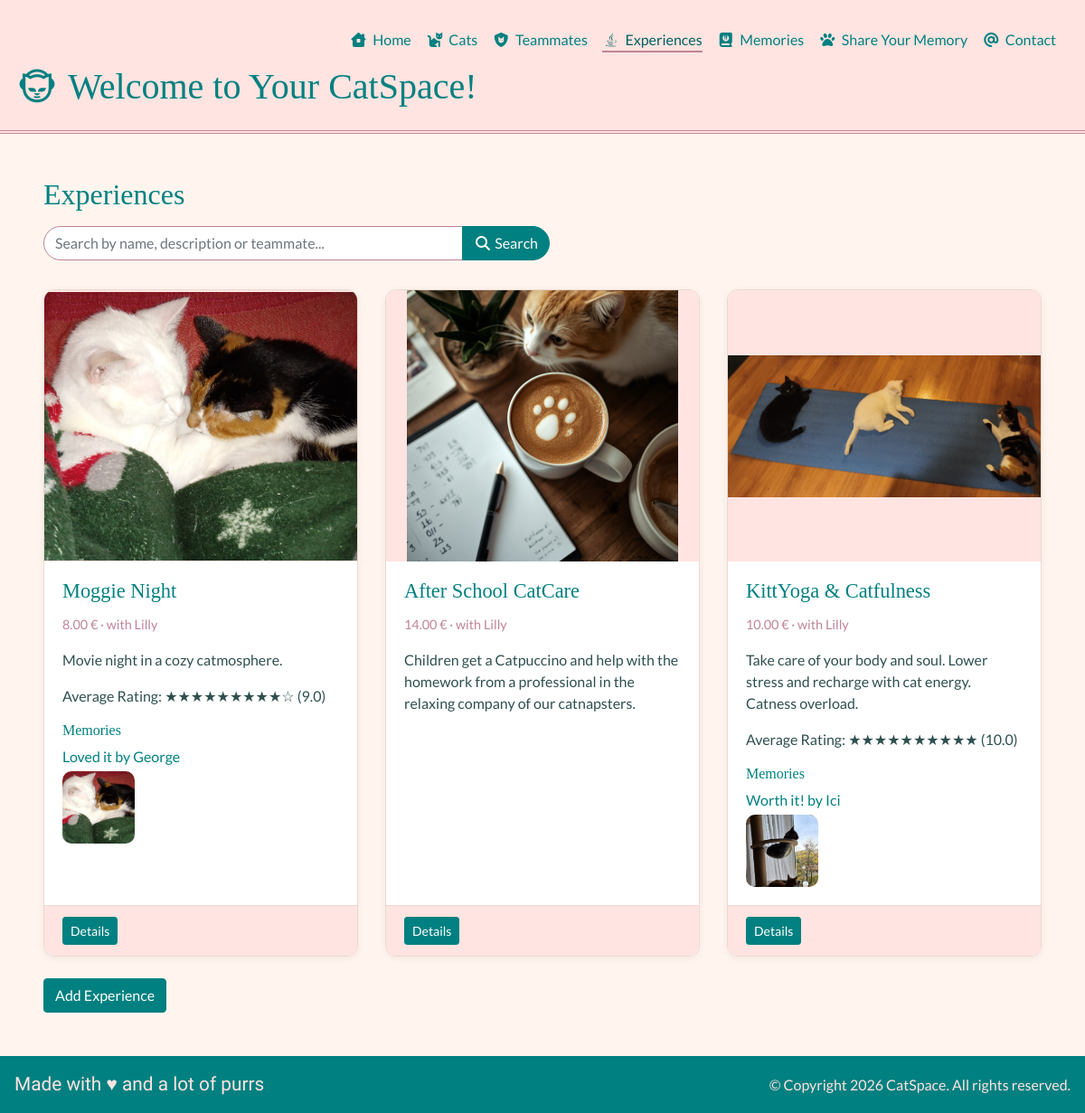
/experiences/, run on an earlier commit of the app's database.
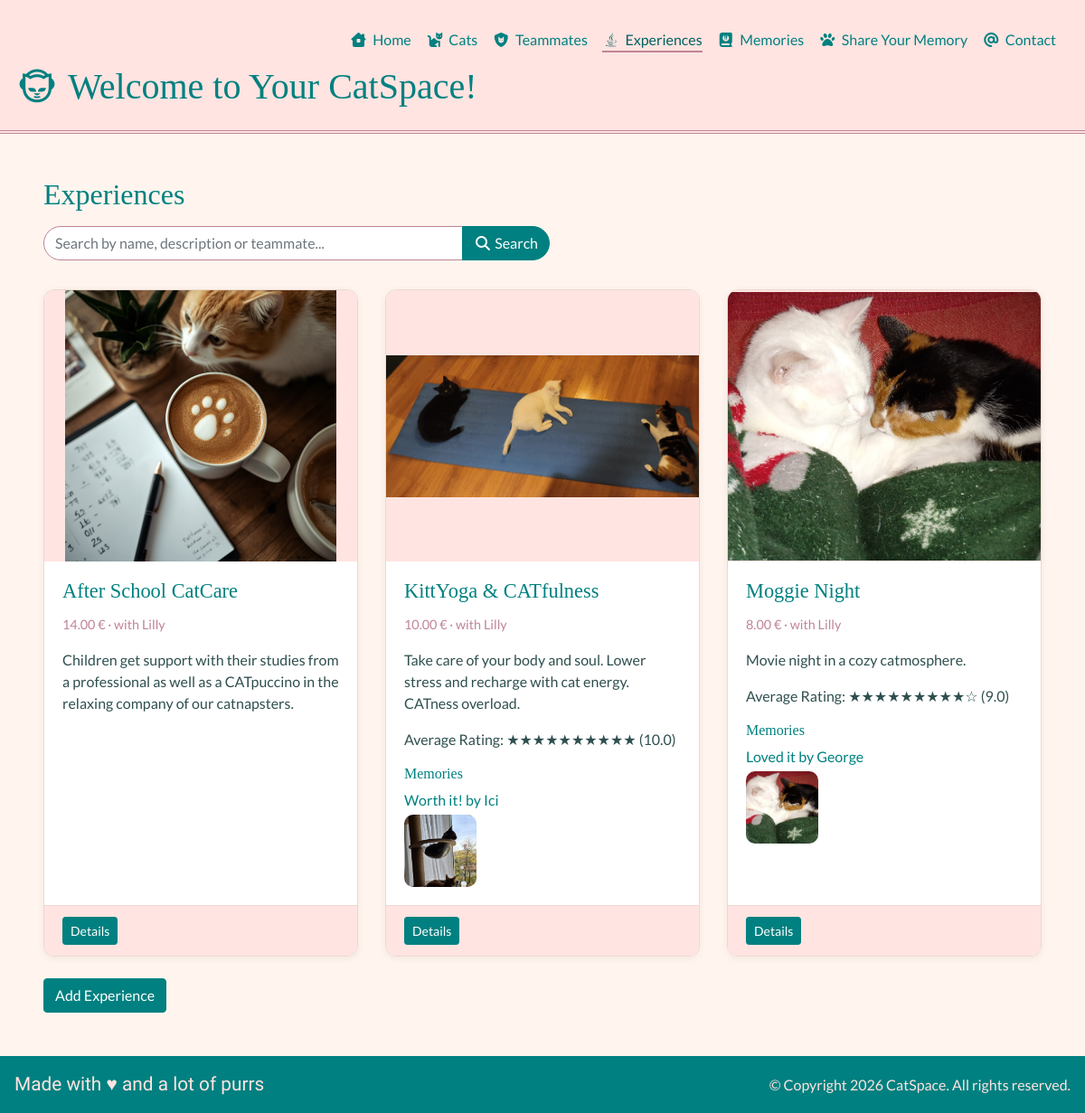
And on a later commit of the database.
### experiences/models.py (models this page shows, shortened)
class Experience(TimeStampMixin):
    name = models.CharField(max_length=30, unique=True)
    description = models.TextField(blank=True)
    cover_image_url = models.URLField(null=True, blank=True)
    price = models.DecimalField(max_digits=5, decimal_places=2, validators=[MinValueValidator(0)])
    teammate = models.ForeignKey("teammates.Teammate", on_delete=models.SET_NULL, null=True, blank=True,
                                 related_name="experiences")
    is_available = models.BooleanField(default=True, blank=True)
    slug = models.SlugField(blank=True, unique=True)
    class Meta:
        ordering = ["-updated_at"]
    def __str__(self) -> str:
        return self.name

### teammates/models.py (models this page shows)
class Teammate(TimeStampMixin):
    name = models.CharField(max_length=30)
    description = models.TextField(blank=True)
    email = models.EmailField(max_length=100, unique=True)
    phone = PhoneNumberField(region="BG", blank=True, null=True)
    image_url = models.URLField(blank=True, null=True)
    username = models.CharField(max_length=30, unique=True, validators=[RegexValidator(r"^\w+\Z")])
    def __str__(self) -> str:
        return self.name
    class Meta:
        ordering = ["created_at"]

### memories/models.py (models this page shows)
class Memory(TimeStampMixin):
    title = models.CharField(max_length=30)
    author = models.CharField(max_length=30)
    description = models.TextField(blank=True)
    image = models.ImageField(upload_to="memories/", null=True, blank=True)
    rating = models.PositiveSmallIntegerField(validators=[MinValueValidator(1), MaxValueValidator(10)],
                                              null=True, blank=True)
    experience = models.ForeignKey("experiences.Experience", on_delete=models.SET_NULL, related_name="memories",
                                   null=True, blank=True)
    cats = models.ManyToManyField("cats.Cat", related_name="memories", blank=True)
    class Meta:
        ordering = ["-updated_at"]
    def __str__(self) -> str:
        return f"{self.title} by {self.author}"
    def get_absolute_url(self):
        return reverse("memories:detail", kwargs={"pk": self.pk})

### experiences/views.py (the view)
# urls.py: path("", views.ExperienceList.as_view(), name="list"),
class ExperienceList(ListView):
    paginate_by = 6
    def get_queryset(self):
        queryset = (Experience.objects.filter(is_available=True).select_related("teammate").prefetch_related("memories")
                    .annotate(avg_rating=Avg("memories__rating")).order_by("-updated_at"))
        q = self.request.GET.get("query")
        if q:
            q = q.strip()
            queryset = queryset.filter(
                Q(name__icontains=q) | Q(description__icontains=q) | Q(teammate__name__icontains=q))
        return queryset

### memories/templatetags/memory_extras.py (called while the page is built)
@register.filter
def stars(value):
    max_stars = 10
    if not value:
        return "Not rated yet"
    value = round(float(value))
    return "★" * value + "☆" * (max_stars - value)

### templates/experiences/experience_list.html (shortened to what this page needs)
{% extends "base.html" %}
{% load memory_extras %}
{% load static %}
{% block content %}
    <h2>Experiences</h2>
    <form method="get" class="search-form" role="search">
        <div class="input-group">
            <input type="search" name="query" value="{{ request.GET.query }}" class="form-control"
                   placeholder="Search by name, description or teammate..." aria-label="Search experiences">
            <div class="input-group-append">
                <button class="btn btn-primary" type="submit"><i class="fa-solid fa-magnifying-glass"></i> Search</button>
            </div>
        </div>
    </form>
    <section class="row card-list">
        {% for experience in experience_list %}
            <article class="col-md-6 col-lg-4 mb-4">
                <div class="card h-100">
                    {% if experience.cover_image_url %}
                        <a href="{{ experience.cover_image_url }}" target="_blank">
                            <img src="{{ experience.cover_image_url }}" alt="{{ experience }}" class="card-img-top">
                        </a>
                    {% else %}
                        <div class="card-img-placeholder"><i class="fa-solid fa-mug-hot"></i></div>
                    {% endif %}
                    <div class="card-body">
                        <h3 class="card-title">{{ experience }}</h3>
                        <p class="card-meta">{{ experience.price }} &euro;
                            {% if experience.teammate %}&middot; with {{ experience.teammate }}{% endif %}</p>
                        {% if experience.description %}
                            <p>{{ experience.description }}</p>
                        {% endif %}
                        {% if experience.avg_rating and experience.avg_rating >= 8 %}
                            <p>Average Rating: {{ experience.avg_rating|stars }}
                                ({{ experience.avg_rating|floatformat:1 }})</p>
                        {% endif %}
                        {% if experience.memories.all %}
                            <h4 class="card-subheading">Memories</h4>
                            {% for memory in experience.memories.all %}
                                <p class="mb-1"><a href="{{ memory.get_absolute_url }}">{{ memory }}</a></p>
                            {% endfor %}
                            <div class="thumbnails">
                                {% for memory in experience.memories.all %}
                                    {% if memory.image %}
                                        <img src="{{ memory.image.url }}" alt="Memory Image">
                                    {% endif %}
                                {% endfor %}
                            </div>
                        {% endif %}
                    </div>
                    <div class="card-footer">
                        <a class="btn btn-primary btn-sm"
                           href="{% url 'experiences:detail' experience.slug %}">Details</a>
                    </div>
                </div>
            </article>
        {% endfor %}
    </section>
    <div><a class="btn btn-primary" href="{% url 'experiences:create' %}">Add Experience</a></div>
{% endblock %}

### templates/base.html (shortened to what this page needs)
{% load static %}
<!DOCTYPE html>
<html lang="en">
<head>
    <link rel="stylesheet" href="https://cdn.jsdelivr.net/npm/bootstrap@4.0.0/dist/css/bootstrap.min.css"
>
    <link rel="stylesheet" href="https://cdnjs.cloudflare.com/ajax/libs/font-awesome/7.3.1/css/all.min.css">
    <link rel="stylesheet" href="{% static 'css/styles.css' %}">
</head>
<body>
<header class="p-3">
    {% include "common/navigation.html" %}
    {% block header %}
        <h1><a href="{% url 'home' %}"><i class="fa-brands fa-napster"></i></a> Welcome to Your CatSpace!</h1>
    {% endblock %}
</header>
<main class="m-5">
    {% block content %}
    {% endblock %}
</main>
<footer class="mt-5 mb-0 p-3">
    <div class="d-flex justify-content-between align-items-center flex-wrap">
        <span class="script">Made with &hearts; and a lot of purrs</span>
        <span>&copy; Copyright {% now "Y" %} CatSpace. All rights reserved.</span>
    </div>
</footer>
</body>
</html>

### templates/common/navigation.html
{% with view_name=request.resolver_match.view_name namespace=request.resolver_match.namespace %}
    <nav class="p-3">
        <ul>
            <li><a href="{% url 'home' %}" {% if view_name == "home" %}class="active"{% endif %}>
                <i class="fa-solid fa-house-chimney-window"></i>Home</a></li>
            <li><a href="{% url 'cats:list' %}" {% if namespace == "cats" %}class="active"{% endif %}>
                <i class="fa-solid fa-cat"></i>Cats</a></li>
            <li><a href="{% url 'teammates:list' %}" {% if namespace == "teammates" %}class="active"{% endif %}>
                <i class="fa-solid fa-shield-cat"></i>Teammates</a></li>
            <li><a href="{% url 'experiences:list' %}" {% if namespace == "experiences" %}class="active"{% endif %}>
                <i class="fa-brands fa-java"></i>Experiences</a></li>
            <li><a href="{% url 'memories:list' %}" {% if namespace == "memories" and view_name != "memories:create" %}class="active"{% endif %}>
                <i class="fa-solid fa-book-journal-whills"></i>Memories</a></li>
            <li><a href="{% url 'memories:create' %}" {% if view_name == "memories:create" %}class="active"{% endif %}>
                <i class="fa-solid fa-paw"></i>Share Your Memory</a></li>
            <li><a href="{% url 'contact' %}" {% if view_name == "contact" %}class="active"{% endif %}>
                <i class="fa-solid fa-at"></i>Contact</a></li>
        </ul>
    </nav>
{% endwith %}

### static/css/styles.css (style rules this page uses)
:root { --teal: teal; --teal-dark: #006060; --rose: mistyrose; --paper: seashell; --dusty-rose: #c08497; --ink: darkslategray; --card-border: #ead9d0; --danger: #b5525c; }
body { background-color: var(--paper); font-family: 'Lato', sans-serif; color: var(--ink); }
h1, h2, h3, h4, h5 { font-family: 'Playfair Display', serif; color: var(--teal); }
h2 { margin-bottom: 1rem; }
a { color: var(--teal); }
img { border-radius: 10px; max-width: 100%; }
.script { font-family: 'Dancing Script', cursive; }
header { background-color: var(--rose); color: var(--teal); border-bottom: 4px double var(--dusty-rose); }
header h1 a i { color: var(--teal); }
nav ul { display: flex; flex-direction: row; flex-wrap: wrap; justify-content: right; gap: 1rem; list-style-type: none; margin-bottom: 0; }
nav ul li a { color: var(--teal); padding-bottom: 0.2rem; border-bottom: 2px solid transparent; }
nav ul li a i { margin-right: 0.35rem; }
nav ul li a:hover, nav ul li a.active { color: var(--teal-dark); text-decoration: none; border-bottom-color: var(--dusty-rose); }
.btn-primary { background-color: var(--teal); border-color: var(--teal); }
.card { background-color: white; border: 1px solid var(--card-border); border-radius: 12px; box-shadow: 0 2px 8px rgba(0, 0, 0, 0.06); overflow: hidden; transition: transform 0.2s ease, box-shadow 0.2s ease; }
.card-header, .card-footer { background-color: var(--rose); border-color: var(--card-border); }
.card-title { font-size: 1.4rem; }
.card-img-top { width: 100%; height: 300px; object-fit: contain; background-color: var(--rose); border-radius: 0; }
.card-meta { font-size: 0.9rem; color: var(--dusty-rose); }
.card-subheading { font-size: 1rem; margin-top: 1rem; }
.thumbnails { display: flex; flex-wrap: wrap; gap: 0.5rem; }
.thumbnails img { width: 80px; height: 80px; object-fit: cover; }
.search-form { max-width: 560px; margin-bottom: 2rem; }
.search-form .form-control { border-color: var(--dusty-rose); border-radius: 20px 0 0 20px; }
.search-form .btn { border-radius: 0 20px 20px 0; }
footer { background-color: var(--teal); color: var(--rose); }
footer .script { font-size: 1.3rem; }

What changed in the data, as far as the page shows it:
changed Experience "After School CatCare": description "Children get a Catpuccino and help with the homework from a professional in the relaxing company of our catnapsters." → "Children get support with their studies from a professional as well as a CATpuccino in the relaxing company of our catnapsters."
changed Experience: name "KittYoga & Catfulness" → "KittYoga & CATfulness"; description "Take care of your body and soul. Lower stress and recharge with cat energy. Catness overload." → "Take care of your body and soul. Lower stress and recharge with cat energy. CATness overload."
shown differently, row unchanged: Experience "Moggie Night": moves down the list
